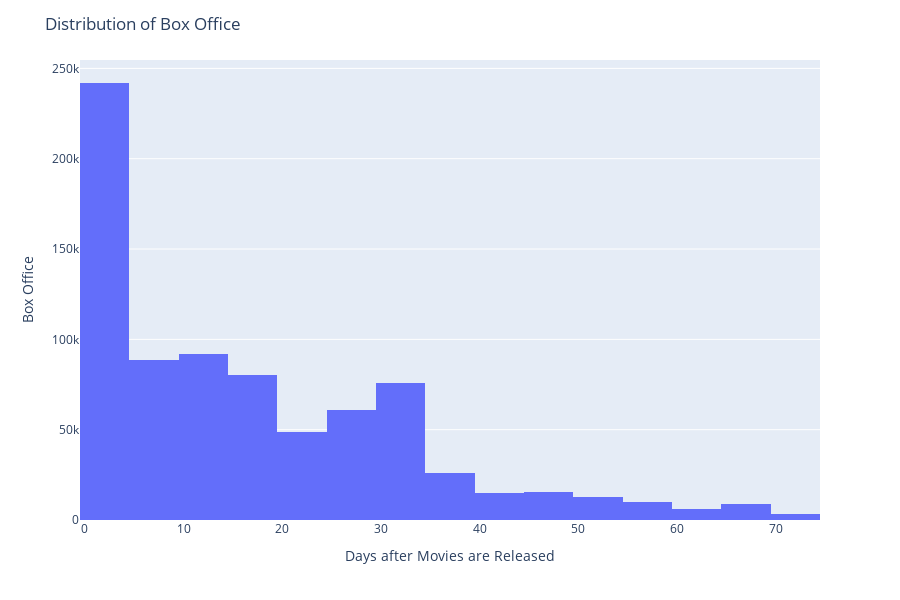

Notebook source saved alongside this figure:
### Code cell
df = bo_all[bo_all.nth_day_from_release <= 180]
df = df.groupby(["Movie","nth_day_from_release"]).agg({"Gross":"mean"}).reset_index()
fig = px.histogram(df, x="nth_day_from_release", y="Gross", barmode='group', histfunc='avg', height = 600, hover_data=df.columns)

fig.update_layout(title = "Distribution of Box Office",
                  xaxis_title = "Days after Movies are Released",
                  yaxis_title = "Box Office")

fig.show()

### Figure 1 — Plotly figure (JSON) as saved in the notebook; plotly's stock layout.template omitted (floating-point values rounded to 4 significant figures; data arrays with more than 128 entries replaced by an {"elided": "..."} marker saying what was removed)
{"data": [{"alignmentgroup": "True", "bingroup": "x", "histfunc": "avg", "hovertemplate": "nth_day_from_release=%{x}<br>avg of Gross=%{y}<extra></extra>", "legendgroup": "", "marker": {"color": "#636efa", "pattern": {"shape": ""}}, "name": "", "offsetgroup": "", "orientation": "v", "showlegend": false, "type": "histogram", "x": {"elided": "1055 int values"}, "xaxis": "x", "y": {"elided": "1055 float values"}, "yaxis": "y"}], "layout": {"barmode": "group", "height": 600, "legend": {"tracegroupgap": 0}, "margin": {"t": 60}, "title": {"text": "Distribution of Box Office"}, "xaxis": {"anchor": "y", "domain": [0, 1], "title": {"text": "Days after Movies are Released"}}, "yaxis": {"anchor": "x", "domain": [0, 1], "title": {"text": "Box Office"}}}}
